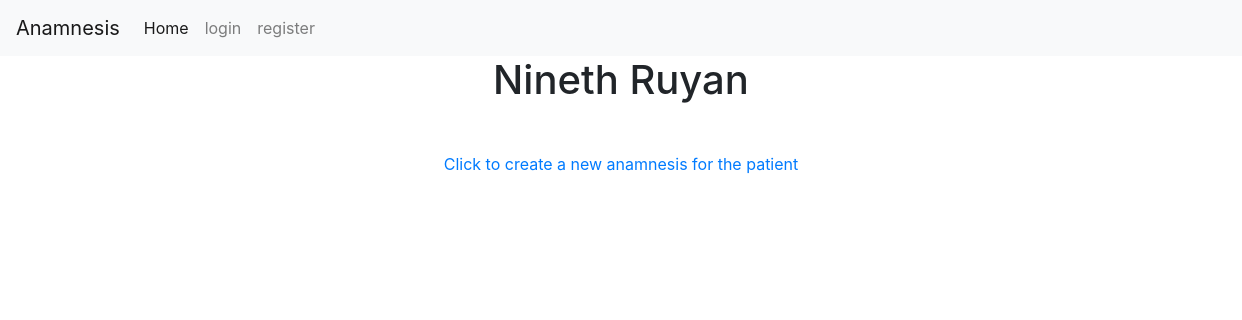
The page /file/14 on the database as committed earlier.
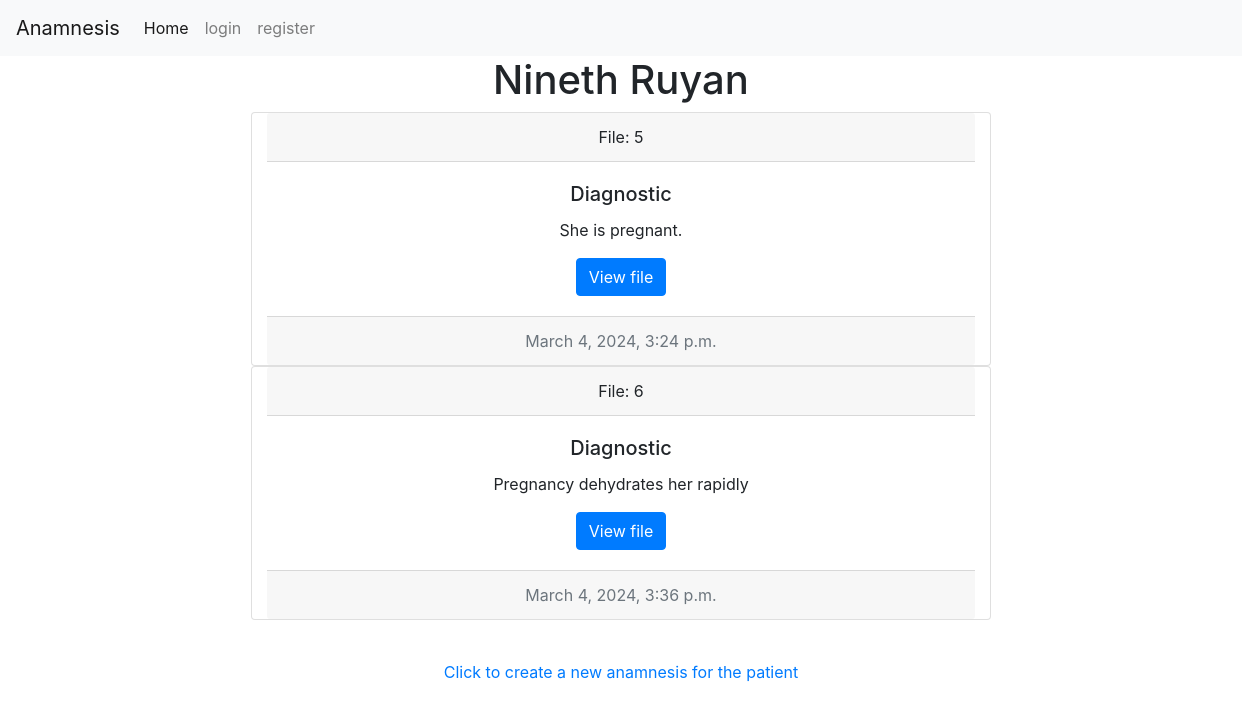
The same page on the database as committed later.
### anamnesis/models.py (models this page shows, shortened)
class Patient(models.Model):
    doctor = models.ForeignKey(User, on_delete=models.CASCADE, blank=True, null=True, related_name="patients")
    name = models.CharField(max_length=25, blank=True)
    lastname = models.CharField(max_length=25, blank=True)
    address = models.CharField(max_length=50, blank=True, null=True)
    city = models.CharField(max_length=30, blank=True, null=True)
    state = models.CharField(max_length=20, blank=True, null=True)
    phonenumber = models.CharField(max_length=15, blank=True, null=True)
    date = models.DateTimeField(null=True)

class Patienthistory(models.Model):
    patient = models.ForeignKey(Patient, on_delete=models.CASCADE, blank=True, null=True, related_name="patient_history")
    date = models.DateTimeField() #date the file was created
    diagnostic =models.CharField(max_length=500, blank=True, null=True)
    history =models.CharField(max_length=500, blank=True, null=True) # Explanation of the symptoms
    prescription = models.CharField(max_length=500, blank=True, null=True)
    visit = models.CharField(max_length=30, blank=True, null=True) # Reason the patient is visiting
    nextappointment = models.DateTimeField(null=True)

### anamnesis/views.py (the view, shortened to what this page needs)
# urls.py: path("file/<int:patient_id>", views.file, name="file"), #pull a patien file
def file(request, patient_id):
    if request.method == "GET":
        patient = Patient.objects.get(pk=patient_id)
        files = Patienthistory.objects.filter(patient_id=patient_id)
        paginator = Paginator(files, 10) #show 2 posts per page
        page_number = request.GET.get('page')
        page_obj = paginator.get_page(page_number)
        return render(request, "anamnesis/patientFile.html", {
            "patient": patient,
            "files": page_obj,
        })

### anamnesis/templates/anamnesis/patientFile.html (shortened to what this page needs)
{% extends "anamnesis/layout.html" %}
{% load static %}
{% block body %}
<div class="container">
    <div>
        <h1 style="text-align: center;">{{patient.name}} {{patient.lastname}}</h1>
    </div>
{% for file in files %}
    <div class="card col-sm-8 container text-center">
        <div class="card-header">
            File: {{file.id}}
        </div>
        <div class="card-body">
            <h5 class="card-title">Diagnostic</h5>
            <p class="card-text">{{file.diagnostic}}</p>
            <a href="{% url 'fileview' file_id=file.id%}" class="btn btn-primary">View file</a>
        </div>
        <div class="card-footer text-muted">
        {{file.date}}
        </div>
    </div>
{% endfor %}
    <div>
        <nav aria-label="Page navigation example">
        </nav>
    </div>
    <div class="mt-4 d-flex flex-md-row justify-content-center" id="clickallpatients">
        <a href="{% url 'history' patient_id=patient.id %}" id="">Click to create a new anamnesis for the patient</a>
    </div>
</div>
{% endblock %}

### anamnesis/templates/anamnesis/layout.html (shortened to what this page needs)
{% load static %}
<!DOCTYPE html>
<html lang="en">
    <head>
        <link rel="stylesheet" href="https://stackpath.bootstrapcdn.com/bootstrap/4.4.1/css/bootstrap.min.css">
        <link href="{% static 'anamnesis/styles.css' %}" rel="stylesheet">
    </head>
    <body>
        {% if user.is_authenticated %}
            <nav class="navbar navbar-expand-lg navbar-light bg-light">
                <a class="navbar-brand" href="#">Anamnesis</a>
                <button class="navbar-toggler" type="button" data-toggle="collapse" data-target="#navbarSupportedContent" aria-controls="navbarSupportedContent" aria-expanded="false" aria-label="Toggle navigation">
                <span class="navbar-toggler-icon"></span>
                </button>
                <div class="collapse navbar-collapse" id="navbarSupportedContent">
                    <ul class="navbar-nav mr-auto">
                        <li class="nav-item">
                            <a class="nav-link" href="{% url 'index' %}">Home</a>
                        </li>
                        <li class="nav-item">
                            <a class="nav-link" href="{% url 'patient' %}">Patients</a>
                        </li>
                        <li class="nav-item">
                            <a class="nav-link" href="#">Medical history form</a>
                        </li>
                        <li class="nav-item">
                            <a class="nav-link" href="#">Appointments</a>
                        </li>
                        <li class="nav-item">
                            <a class="nav-link" href="{% url 'logout' %}">logout</a>
                        </li>
                    </ul>
                </div>
            </nav>
        {% else %}
            <nav class="navbar navbar-expand-lg navbar-light bg-light">
                <a class="navbar-brand" href="#">Anamnesis</a>
                <div class="collapse navbar-collapse" id="navbarSupportedContent">
                <ul class="navbar-nav mr-auto">
                    <li class="nav-item active">
                        <a class="nav-link" href="{% url 'index' %}">Home <span class="sr-only">(current)</span></a>
                    </li>
                    <li class="nav-item">
                        <a class="nav-link" href="{% url 'login'%}">login</a>
                    </li>
                    <li class="nav-item">
                        <a class="nav-link" href="{% url 'register'%}">register</a>
                    </li>
                </ul>
                </div>
            </nav>
        {% endif %}
        {% block body %}
        {% endblock %}
</html>

### anamnesis/static/anamnesis/styles.css (style rules this page uses)
nav { width: 100%; box-sizing: content-box; overflow: scroll; }
body { position: relative; }

Rows that differ between the two databases and show on the page:
added Patienthistory: id "5", diagnostic "She is pregnant.", date "March 4, 2024, 3:24 p.m."
added Patienthistory: id "6", diagnostic "Pregnancy dehydrates her rapidly", date "March 4, 2024, 3:36 p.m."
